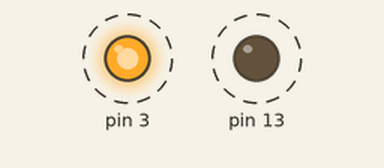
Recording of a sketch running on a simulated Arduino Uno, built with avr-gcc and run on an emulated ATmega328P. Shown: output pins drawn as LEDs (lit = HIGH). Dashed ring = blinking.

Above: at 0.05 s.
Timing chart, 0 to 3.0 s (numbered marks = the images above):
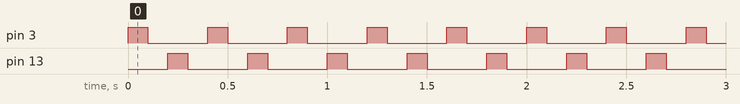

Measured:
- by itself, pin 3, pin 13: alternates HIGH for 0.10 s and LOW for 0.30 s

The sketch:

A1_Blink.ino
```cpp
//メディア芸術プログラム
//A1 : LEDの点滅
//2014.8.2

void setup(){

}

void loop(){
  //LED明るさを最大に
  analogWrite(3,255);
  //0.1秒まつ
  delay(100);
  //LED明るさを最小に
  analogWrite(3,0);
  //0.1秒まつ
  delay(100);

  //LED明るさを最大に
  analogWrite(13,255);
  //0.1秒まつ
  delay(100);
  //LED明るさを最小に
  analogWrite(13,0);
  //0.1秒まつ
  delay(100);
}
```
